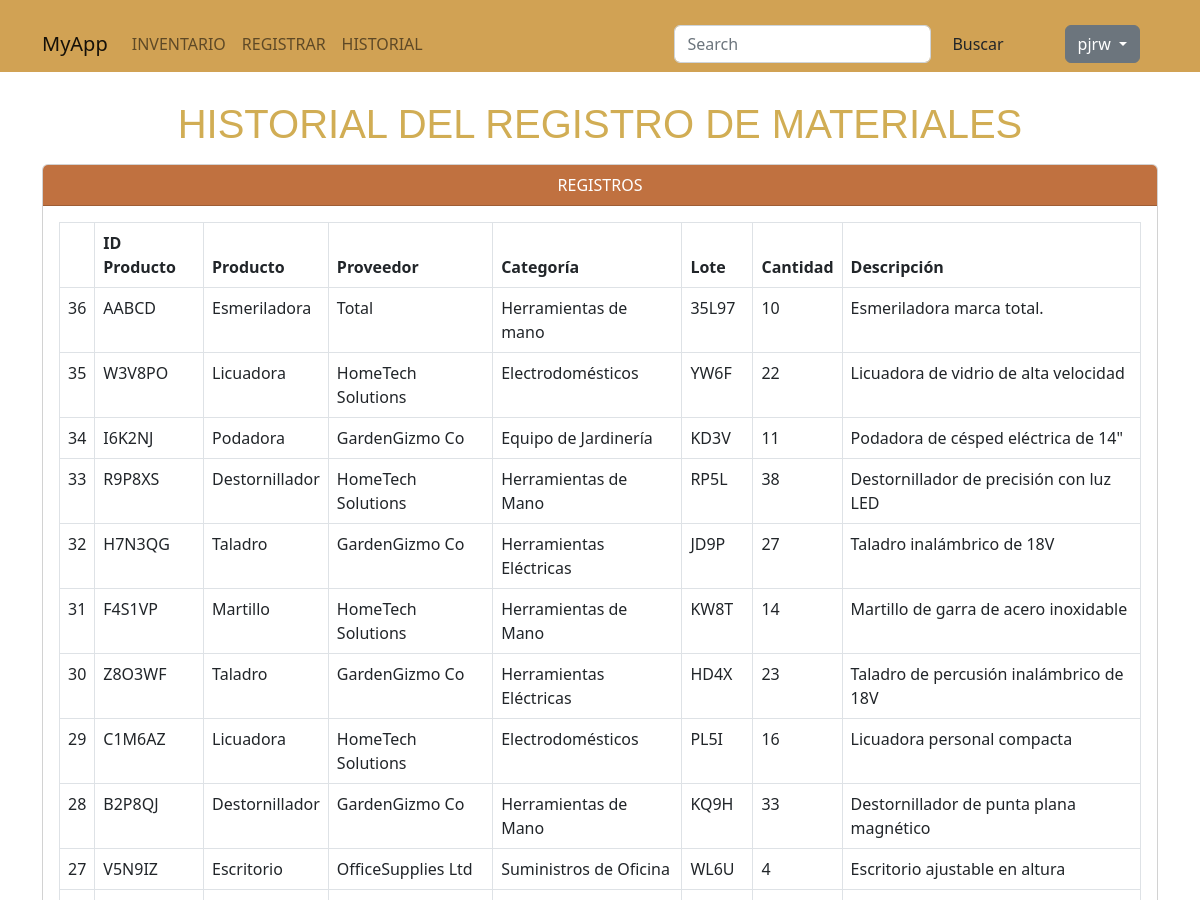
Before: /main/historial (signed in, upper part) with the older database file.
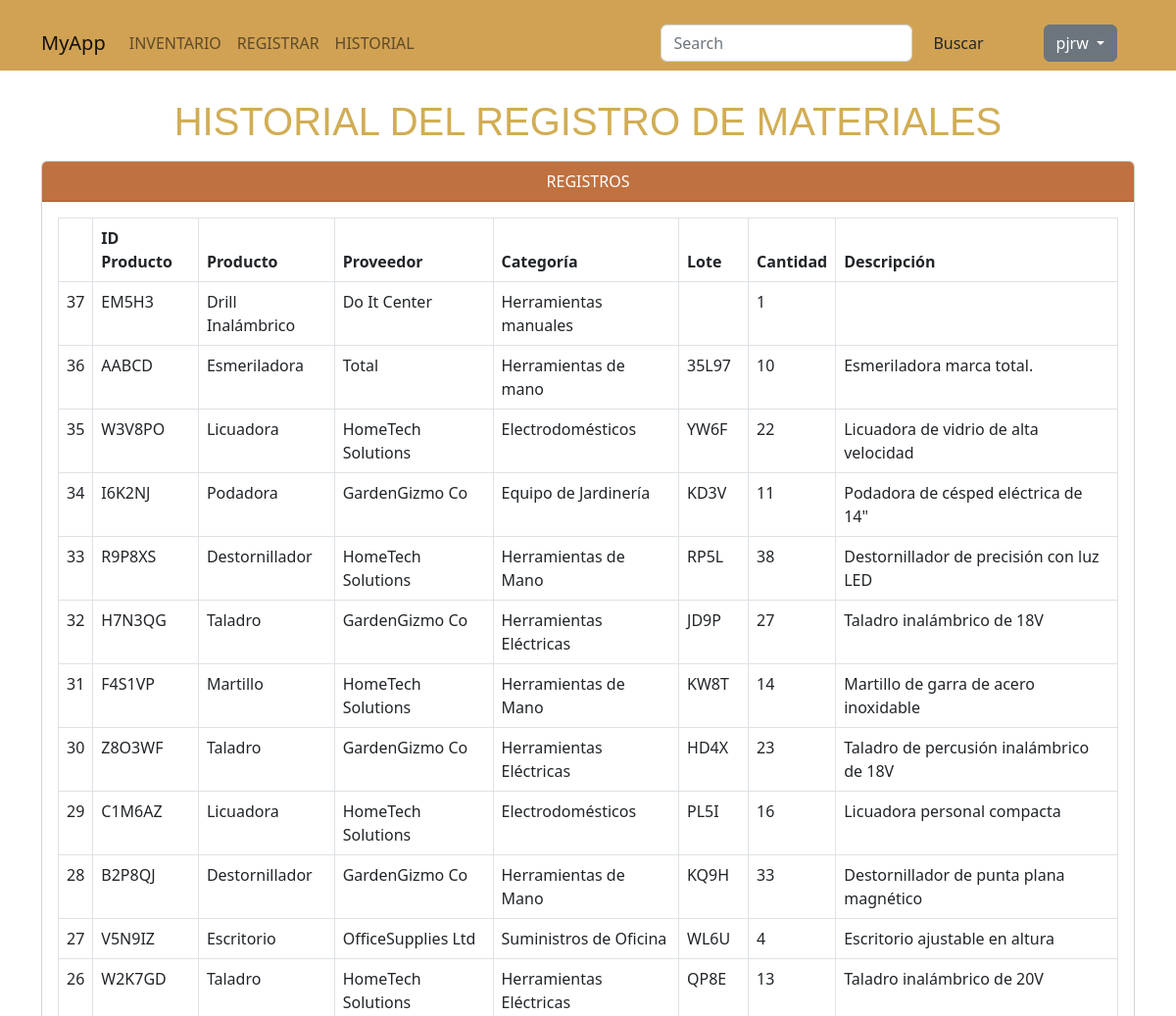
After: the same page with the newer database file.
### app/models/models.py (models this page shows, shortened)
class User(db.Model):
    id = db.Column(db.Integer, primary_key=True, autoincrement=True)
    username = db.Column(db.String(20), unique=True, nullable=False)
    email = db.Column(db.String(20), unique=True, nullable=False)
    password = db.Column(db.Text, nullable=False)

class Registro(db.Model):
    id = db.Column(db.Integer, primary_key=True, autoincrement=True)
    id_producto = db.Column(db.String, nullable=False)
    nombre_producto = db.Column(db.String, nullable=False)
    proveedor = db.Column(db.String, nullable=False)
    categoria = db.Column(db.String, nullable=False)
    lote = db.Column(db.String, nullable=False)
    cantidad = db.Column(db.Integer, nullable=False)
    descripcion = db.Column(db.Text, nullable=False)

### app/main/routes.py (the view)
@main_bp.route('/historial')
@login_required
def historial():
    inventario = db.session.query(Registro).order_by(Registro.id.desc()).all()
    return render_template('main/historial.html', productos=inventario)

### app/auth/auth_blueprint.py (called while the page is built)
@auth_bp.before_app_request
def load_logged_in_user():
    user_id = session.get('user_id')
    if user_id:
        g.user = User.query.get_or_404(user_id)
    else:
        g.user = None

def login_required(view):
    @functools.wraps(view)
    def wrapped_view(**kwargs):
        if g.user is None:
            return redirect(url_for('auth.login'))
        return view(**kwargs)
    return wrapped_view

### app/templates/main/historial.html (shortened to what this page needs)
{% extends 'main/base.html' %}
{% block content %}
<body  style="margin-top: 100px;">
    <h1 class="text-center mb-3">HISTORIAL DEL REGISTRO DE MATERIALES</h1>
    <div class="container-lg">
        <div class="card">
            <div id="card-header" class="card-header text-center">REGISTROS</div>
            <div class="card-body">
                <table class="table table-responsive table-bordered">
                    <thead>
                        <th scope="col"></th>
                        <th scope="col">ID Producto</th>
                        <th scope="col">Producto</th>
                        <th scope="col">Proveedor</th>
                        <th scope="col">Categoría</th>
                        <th scope="col">Lote</th>
                        <th scope="col">Cantidad</th>
                        <th scope="col">Descripción</th>
                    </thead>
                    <tbody>
                        {% for p in productos %}
                        <tr>
                            <td> {{ p['id'] }} </td>
                            <td> {{ p['id_producto'] }}</td>
                            <td> {{ p['nombre_producto'] }} </td>
                            <td> {{ p['proveedor'] }} </td>
                            <td> {{ p['categoria'] }} </td>
                            <td> {{ p['lote'] }} </td>
                            <td> {{ p['cantidad'] }} </td>
                            <td> {{ p['descripcion'] }} </td>
                        </tr>
                        {% endfor %}
                    </tbody>
                </table>
            </div>
        </div>
    </div>
</body>
{% endblock %}

### app/templates/main/base.html (shortened to what this page needs)
<!DOCTYPE html>
<html lang="en">
<head>
    <link rel="stylesheet" href="{{ url_for('static', filename='css/style.css') }}">
    <link href="https://cdn.jsdelivr.net/npm/bootstrap@5.2.3/dist/css/bootstrap.min.css" rel="stylesheet">
</head>
<body>
    <div class="container">
        <nav id="navbar" class="navbar navbar-expand-lg fixed-top mb-5">
            <div class="container-fluid">
                <a class="navbar-brand" href="#">MyApp</a>
                <div class="collapse navbar-collapse justify-content-between" id="navbarSupportedContent">
                    <div>
                        <ul class="navbar-nav me-auto mb-2 mb-lg-0">
                            <li class="nav-item">
                                <a class="nav-link" href="{{ url_for('main.inventario') }}">INVENTARIO</a>
                            </li>
                            <li class="nav-item">
                                <a class="nav-link" aria-current="page" href="{{ url_for('main.nuevo_registro') }}">REGISTRAR</a>
                            </li>
                            <li class="nav-item">
                                <a class="nav-link" href="{{ url_for('main.historial') }}">HISTORIAL</a>
                            </li>
                        </ul>
                    </div>
                    <div class="ml-auto">
                        <ul class="navbar-nav me-auto mb-2 mb-lg-0">
                            <li class="nav-item me-5">
                                <form class="d-flex">
                                    <input class="form-control me-2" type="search" placeholder="Search" aria-label="Search">
                                    <button class="btn" type="submit">Buscar</button>
                                </form>
                            </li>
                            <li class="nav-item me-5">
                                <div class="dropdown-center">
                                    <button class="btn btn-secondary dropdown-toggle" type="button" data-bs-toggle="dropdown" aria-expanded="false">
                                        {{ g.user.username }}
                                    </button>
                                  </div>
                            </li>
                        </ul>
                    </div>
                </div>
            </div>
        </nav>
    </div>
    {% block content %}{% endblock %}
</body>
</html>

### app/static/css/style.css (style rules this page uses)
#navbar { display: block; background-color: rgba(209,162,84); padding: 24px 0px 8px 30px; z-index:1000; }
h1 { color: #D1AD54; font: 48px Raleway, sans-serif; margin-top: 200px; }
#card-header { color: white; background-color: #c07140; }

Changed rows visible on the page:
added Registro: id "37", id_producto "EM5H3", nombre_producto "Drill Inalámbrico", proveedor "Do It Center", categoria "Herramientas manuales", cantidad "1"
now on this page (row unchanged): Registro: id "26", id_producto "W2K7GD", nombre_producto "Taladro", proveedor "HomeTech Solutions", categoria "Herramientas Eléctricas", lote "QP8E", cantidad "13", descripcion "Taladro inalámbrico de 20V"
